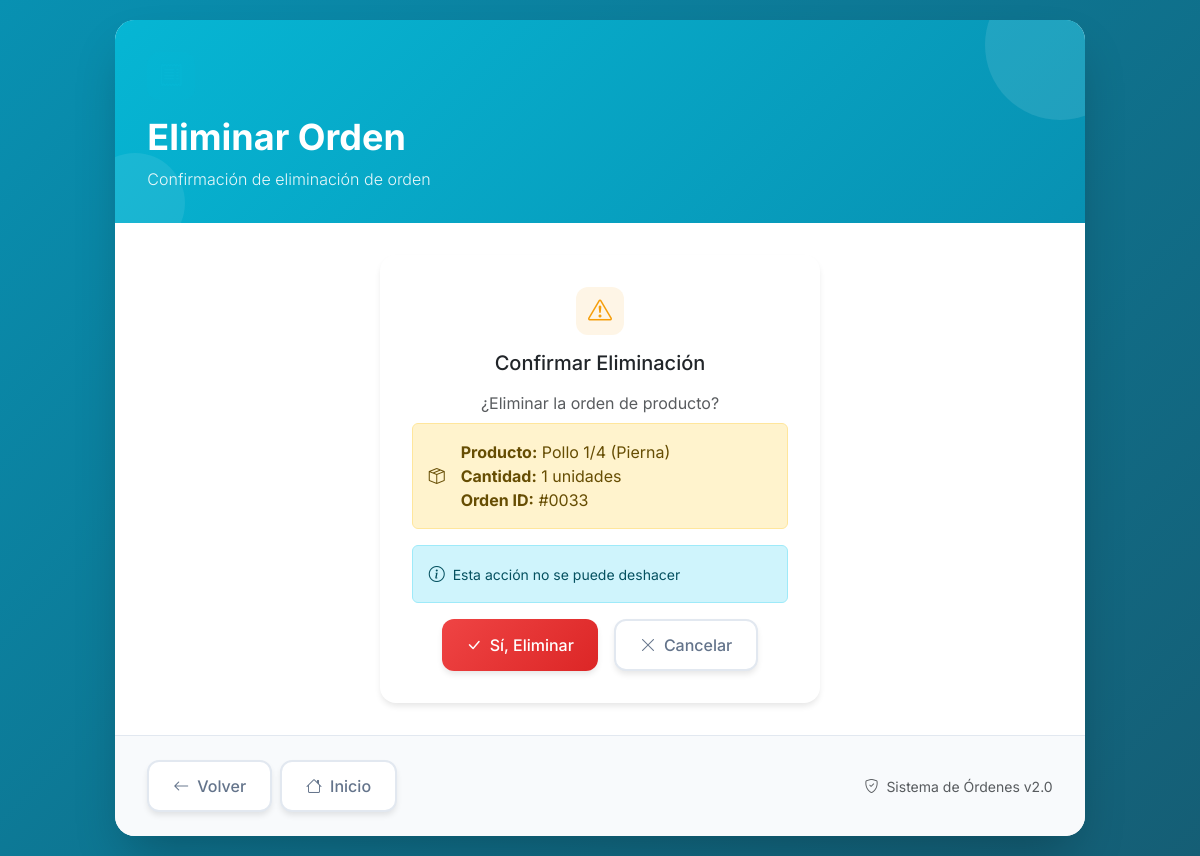
Screenshot of /productos/ordenes/eliminar/33/ with the database file from the repository.
### CrudProducto/models.py (models this page shows, shortened)
class Orden(models.Model):
    producto = models.ForeignKey(Producto, on_delete=models.CASCADE, limit_choices_to={'stock__gt': 0})  # Solo productos con stock > 0
    cantidad = models.PositiveIntegerField()
    fecha_creacion = models.DateTimeField(auto_now_add=True)

class Producto(models.Model):
    nombre = models.CharField(max_length=100)
    precio = models.DecimalField(max_digits=10, decimal_places=2)
    stock = models.PositiveIntegerField()

### CrudProducto/views.py (the view)
# urls.py: path('ordenes/eliminar/<int:id>/', views.eliminar_orden, name='eliminar_orden'),
def eliminar_orden(request, id):
    orden = get_object_or_404(Orden, pk=id)
    if request.method == 'POST':
        orden.producto.stock += orden.cantidad
        orden.producto.save()
        orden.delete()
        return redirect('productos:listar_ordenes')
    return render(request, 'orden.html', {
        'orden': orden,
        'title': 'Eliminar Orden',
        'vista': 'delete'
    })

### CrudProducto/templates/orden.html (shortened to what this page needs)
<!DOCTYPE html>
<html lang="es">
<head>
    <link href="https://cdn.jsdelivr.net/npm/bootstrap@5.3.0/dist/css/bootstrap.min.css" rel="stylesheet">
    <link rel="stylesheet" href="https://cdn.jsdelivr.net/npm/bootstrap-icons@1.11.0/font/bootstrap-icons.css">
</head>
<body>
    <div class="container-fluid px-3">
        <div class="row justify-content-center">
            <div class="col-12 col-xl-10">
                <div class="main-container fade-in">
                    <div class="header-section">
                        <div class="icon-box icon-primary d-inline-flex">
                            <i class="bi bi-receipt"></i>
                        </div>
                        <h1 class="header-title">{{ title }}</h1>
                        <p class="header-subtitle mb-0">
                            {% if vista == "lista" %}
                                Gestiona todas las órdenes de productos
                            {% elif vista == "form" %}
                                Crear nueva orden de producto
                            {% elif vista == "delete" %}
                                Confirmación de eliminación de orden
                            {% endif %}
                        </p>
                    </div>
                    <div class="content-section">
                        {% if vista == "lista" %}
                            <div class="d-flex justify-content-between align-items-center mb-4">
                                <div>
                                    <h5 class="mb-1">Órdenes de Productos</h5>
                                    <p class="text-muted mb-0">{{ ordenes|length }} orden{{ ordenes|length|pluralize:"es" }} registrada{{ ordenes|length|pluralize:",s" }}</p>
                                </div>
                                <a href="{% url 'productos:crear_orden' %}" class="btn btn-success-elegant btn-elegant">
                                    <i class="bi bi-plus-lg me-2"></i>Nueva Orden
                                </a>
                            </div>
                            <div class="table-responsive">
                                <table class="table table-elegant mb-0">
                                    <thead>
                                        <tr>
                                            <th><i class="bi bi-hash me-2"></i>ID Orden</th>
                                            <th><i class="bi bi-box-seam me-2"></i>Producto</th>
                                            <th><i class="bi bi-123 me-2"></i>Cantidad</th>
                                            <th><i class="bi bi-calendar3 me-2"></i>Fecha</th>
                                            <th><i class="bi bi-gear me-2"></i>Acciones</th>
                                        </tr>
                                    </thead>
                                    <tbody>
                                        {% for orden in ordenes %}
                                        <tr>
                                            <td>
                                                <span class="order-id-badge">#{{ orden.id|stringformat:"04d" }}</span>
                                            </td>
                                            <td>
                                                <div class="product-info">
                                                    <div class="product-icon">
                                                        <i class="bi bi-box"></i>
                                                    </div>
                                                    <div>
                                                        <h6 class="mb-0">{{ orden.producto.nombre }}</h6>
                                                        <small class="text-muted">Producto ID: {{ orden.producto.id }}</small>
                                                    </div>
                                                </div>
                                            </td>
                                            <td>
                                                <span class="quantity-badge">{{ orden.cantidad }} unidades</span>
                                            </td>
                                            <td>
                                                <span class="date-badge">{{ orden.fecha_creacion|date:"d/m/Y H:i" }}</span>
                                            </td>
                                            <td>
                                                <div class="action-buttons">
                                                    <a href="{% url 'productos:eliminar_orden' orden.id %}"
                                                       class="btn btn-danger-elegant btn-sm-elegant btn-elegant"
                                                       title="Eliminar orden">
                                                        <i class="bi bi-trash me-1"></i>Eliminar
                                                    </a>
                                                </div>
                                            </td>
                                        </tr>
                                        {% empty %}
                                        <tr>
                                            <td colspan="5">
                                                <div class="empty-state">
                                                    <div class="empty-state-icon">
                                                        <i class="bi bi-receipt-cutoff"></i>
                                                    </div>
                                                    <h6 class="text-muted mb-2">No hay órdenes registradas</h6>
                                                    <p class="text-muted mb-3">Comienza creando tu primera orden de producto</p>
                                                    <a href="{% url 'productos:crear_orden' %}" class="btn btn-primary-elegant btn-elegant">
                                                        <i class="bi bi-plus-lg me-2"></i>Crear Primera Orden
                                                    </a>
                                                </div>
                                            </td>
                                        </tr>
                                        {% endfor %}
                                    </tbody>
                                </table>
                            </div>
                        {% elif vista == "delete" %}
                            <div class="row justify-content-center">
                                <div class="col-md-6">
                                    <div class="card-elegant border-warning">
                                        <div class="card-body text-center">
                                            <div class="icon-box mx-auto mb-3" style="background: rgba(245, 158, 11, 0.1); color: var(--warning-color);">
                                                <i class="bi bi-exclamation-triangle"></i>
                                            </div>
                                            <h5 class="mb-3">Confirmar Eliminación</h5>
                                            <p class="text-muted mb-2">
                                                ¿Eliminar la orden de producto?
                                            </p>
                                            <div class="alert alert-warning" role="alert">
                                                <div class="d-flex align-items-center">
                                                    <i class="bi bi-box-seam me-3"></i>
                                                    <div class="text-start">
                                                        <strong>Producto:</strong> {{ orden.producto.nombre }}<br>
                                                        <strong>Cantidad:</strong> {{ orden.cantidad }} unidades<br>
                                                        <strong>Orden ID:</strong> #{{ orden.id|stringformat:"04d" }}
                                                    </div>
                                                </div>
                                            </div>
                                            <div class="alert alert-info d-flex align-items-center" role="alert">
                                                <i class="bi bi-info-circle me-2"></i>
                                                <small>Esta acción no se puede deshacer</small>
                                            </div>
                                            <form method="post" class="d-flex gap-3 justify-content-center">
                                                <button type="submit" class="btn btn-danger-elegant btn-elegant">
                                                    <i class="bi bi-check-lg me-2"></i>Sí, Eliminar
                                                </button>
                                                <a href="{% url 'productos:listar_ordenes' %}" class="btn btn-outline-elegant btn-elegant">
                                                    <i class="bi bi-x-lg me-2"></i>Cancelar
                                                </a>
                                            </form>
                                        </div>
                                    </div>
                                </div>
                            </div>
                        {% endif %}
                    </div>
                    <div class="footer-section">
                        <div class="d-flex flex-column flex-md-row justify-content-between align-items-center gap-3">
                            <div class="d-flex gap-2">
                                <button onclick="history.back()" class="btn btn-outline-elegant btn-elegant">
                                    <i class="bi bi-arrow-left me-2"></i>Volver
                                </button>
                                <a href="{% url 'home' %}" class="btn btn-outline-elegant btn-elegant">
                                    <i class="bi bi-house me-2"></i>Inicio
                                </a>
                            </div>
                            <div class="text-muted small">
                                <i class="bi bi-shield-check me-1"></i>
                                Sistema de Órdenes v2.0
                            </div>
                        </div>
                    </div>
                </div>
            </div>
        </div>
    </div>
</body>
</html>

### CrudProducto/templates/orden.html (style rules this page uses)
:root { --primary-color: #06b6d4; --secondary-color: #64748b; --success-color: #10b981; --warning-color: #f59e0b; --danger-color: #ef4444; --dark-color: #1e293b; --light-color: #f8fafc; --border-color: #e2e8f0; --accent-color: #0891b2; }
body { font-family: 'Inter', sans-serif; background: linear-gradient(135deg, #0891b2 0%, #0e7490 50%, #155e75 100%); min-height: 100vh; padding: 20px 0; }
.main-container { background: white; border-radius: 20px; box-shadow: 0 25px 50px -12px rgba(0, 0, 0, 0.25); overflow: hidden; backdrop-filter: blur(10px); position: relative; }
.main-container::before { content: ''; position: absolute; top: 0; left: 0; right: 0; height: 4px; background: linear-gradient(90deg, var(--primary-color) 0%, var(--accent-color) 50%, var(--primary-color) 100%); }
.header-section { background: linear-gradient(135deg, var(--primary-color) 0%, var(--accent-color) 100%); color: white; padding: 2rem; position: relative; overflow: hidden; }
.header-section::before { content: ''; position: absolute; top: -50px; right: -50px; width: 150px; height: 150px; background: rgba(255, 255, 255, 0.1); border-radius: 50%; }
.header-section::after { content: ''; position: absolute; bottom: -30px; left: -30px; width: 100px; height: 100px; background: rgba(255, 255, 255, 0.08); border-radius: 50%; }
.header-title { font-weight: 700; font-size: 2.25rem; margin: 0; position: relative; z-index: 1; }
.header-subtitle { font-weight: 300; opacity: 0.9; margin-top: 0.5rem; position: relative; z-index: 1; }
.content-section { padding: 2rem; }
.btn-elegant { border-radius: 12px; font-weight: 500; padding: 12px 24px; transition: all 0.3s ease; border: none; box-shadow: 0 4px 6px -1px rgba(0, 0, 0, 0.1); position: relative; overflow: hidden; }
.btn-elegant::before { content: ''; position: absolute; top: 0; left: -100%; width: 100%; height: 100%; background: linear-gradient(90deg, transparent, rgba(255, 255, 255, 0.2), transparent); transition: left 0.5s; }
.btn-danger-elegant { background: linear-gradient(135deg, var(--danger-color) 0%, #dc2626 100%); color: white; }
.btn-outline-elegant { border: 2px solid var(--border-color); background: white; color: var(--secondary-color); font-weight: 500; }
.card-elegant { border-radius: 16px; border: none; box-shadow: 0 4px 6px -1px rgba(0, 0, 0, 0.1); overflow: hidden; }
.card-elegant .card-body { padding: 2rem; }
.footer-section { background: var(--light-color); padding: 1.5rem 2rem; border-top: 1px solid var(--border-color); }
.icon-box { width: 48px; height: 48px; border-radius: 12px; display: flex; align-items: center; justify-content: center; font-size: 1.5rem; margin-bottom: 1rem; }
.icon-primary { background: rgba(6, 182, 212, 0.1); color: var(--primary-color); }
.fade-in { animation: fadeIn 0.6s ease-in; }

### rows the page displays
Orden: producto.nombre "Pollo 1/4 (Pierna)", cantidad "1", id "0033"

### other values shown
{{ title }} "Eliminar Orden"
